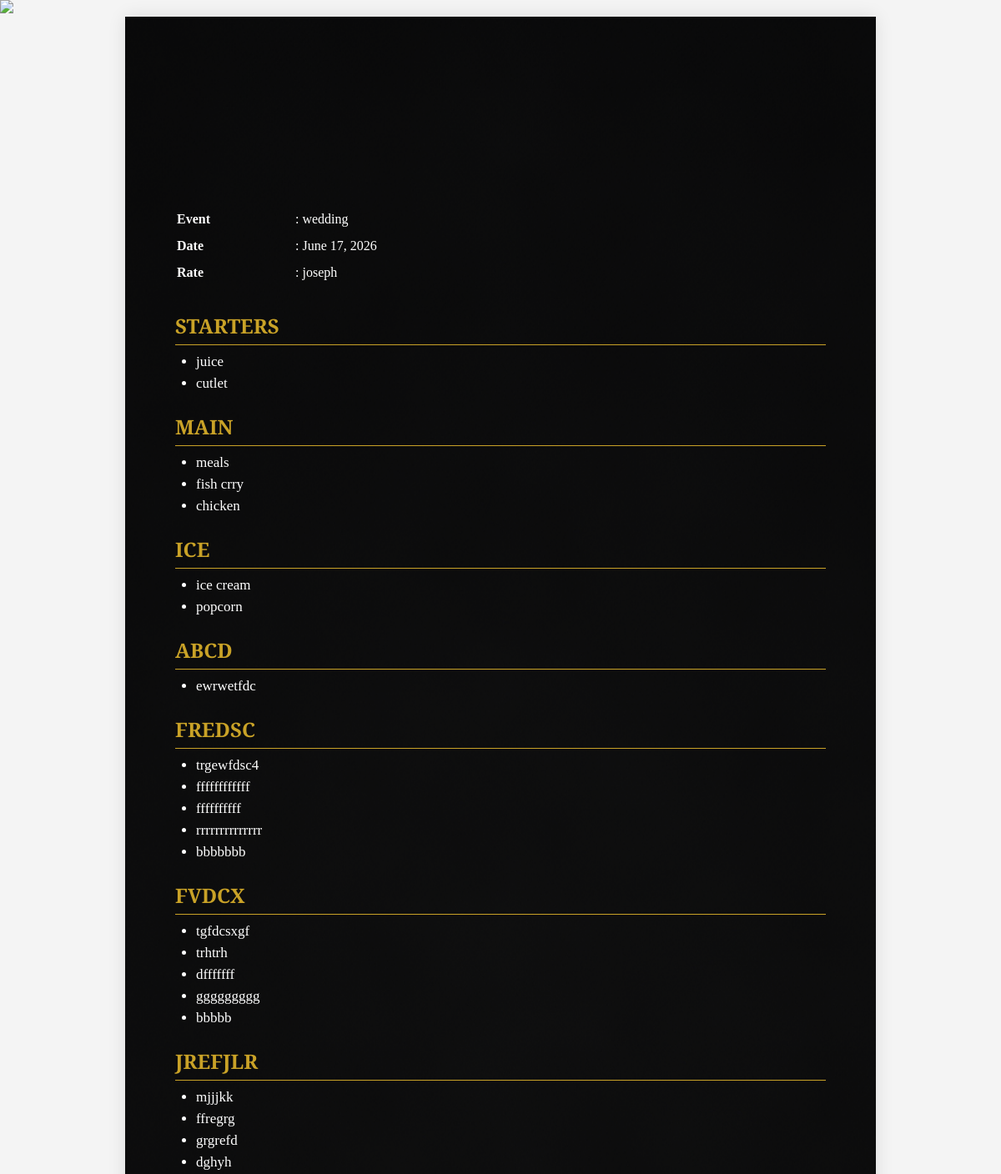
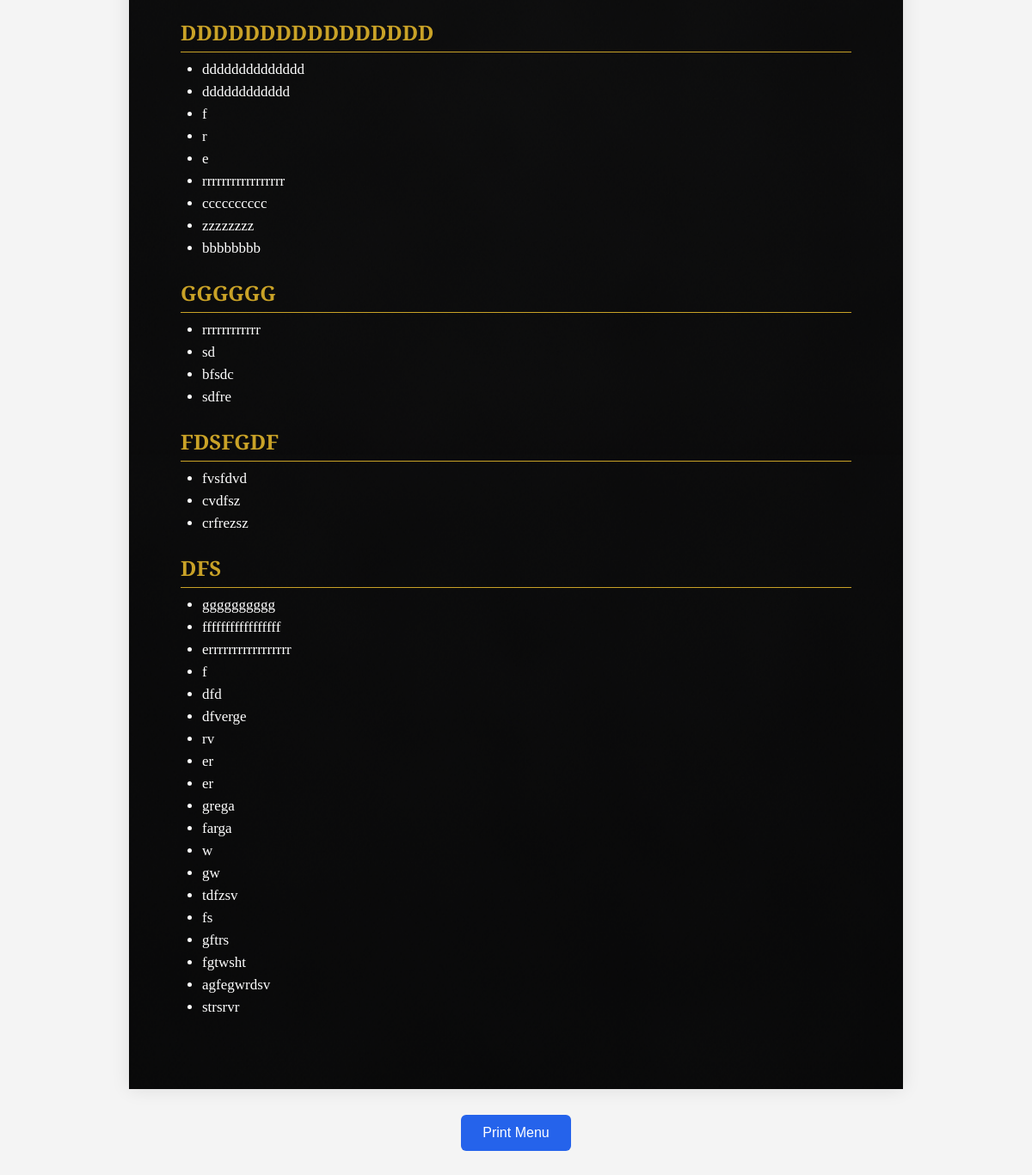
Screenshot of /print/2/ with the database file from the repository (2 pictures, top to bottom).
### orders/models.py (models this page shows, shortened)
class MenuOrder(models.Model):
    customer_name = models.CharField(max_length=100)
    event_name = models.CharField(max_length=100, blank=True)
    event_date = models.DateField()
    created_at = models.DateTimeField(auto_now_add=True)

class MenuSection(models.Model):
    order = models.ForeignKey(
        MenuOrder,
        on_delete=models.CASCADE,
        related_name='sections'
    )
    category = models.CharField(max_length=100)
    items = models.TextField()
    def get_items(self):
        return [
            item.strip()
            for item in self.items.splitlines()
            if item.strip()
        ]

### orders/views.py (the view)
# urls.py: path('print/<int:pk>/', views.print_order, name='print_order'),
def print_order(request, pk):
    order = get_object_or_404(MenuOrder, pk=pk)
    return render(
        request,
        "print_order.html",
        {"order": order}
    )

### templates/print_order.html (shortened to what this page needs)
{% load static %}
<!DOCTYPE html>
<html lang="en">
<head>
</head>
<body>
<div class="page">
    <div class="watermark">
        <img src="{% static 'images/f2.png' %}">
    </div>
    <div class="content">
        <table class="print-matrix">
            <thead class="matrix-header">
                <tr>
                    <td>
                    </td>
                </tr>
            </thead>
            <tbody class="matrix-body">
                <tr>
                    <td class="matrix-cell">
                        <div class="menu">
                            <div class="details">
                                <table>
                                    <tr>
                                        <td><strong>Event</strong></td>
                                        <td>: {{ order.event_name }}</td>
                                    </tr>
                                    <tr>
                                        <td><strong>Date</strong></td>
                                        <td>: {{ order.event_date }}</td>
                                    </tr>
                                     <tr>
                                        <td width="140"><strong>Rate</strong></td>
                                        <td>: {{ order.customer_name }}</td>
                                    </tr>
                                </table>
                            </div>
                            {% for section in order.sections.all %}
                            <div class="section">
                                <div class="section-title">
                                    {{ section.category }}
                                </div>
                                <ul>
                                    {% for item in section.get_items %}
                                    <li>{{ item }}</li>
                                    {% endfor %}
                                </ul>
                            </div>
                            {% endfor %}
                        </div>
                    </td>
                </tr>
            </tbody>
        </table>
    </div>
</div>
<div class="print-button">
<button class="print-btn" onclick="window.print()">Print Menu</button>
</div>
</body>
</html>

### rows the page displays
MenuOrder: event_name "wedding", event_date "June 17, 2026", customer_name "joseph"
MenuSection: category "STARTERS", get_items "juice" "cutlet"
MenuSection: category "MAIN", get_items "meals" "fish crry" "chicken"
MenuSection: category "ICE", get_items "ice cream" "popcorn"
MenuSection: category "ABCD", get_items "ewrwetfdc"
MenuSection: category "FREDSC", get_items "trgewfdsc4" "ffffffffffff" "ffffffffff" "rrrrrrrrrrrrrr" "bbbbbbb"
MenuSection: category "FVDCX", get_items "tgfdcsxgf" "trhtrh" "dfffffff" "ggggggggg" "bbbbb"
MenuSection: category "JREFJLR", get_items "mjjjkk" "ffregrg" "grgrefd" "dghyh"
MenuSection: category "DDDDDDDDDDDDDDDD", get_items "dddddddddddddd" "dddddddddddd" "f" "r" "e" "rrrrrrrrrrrrrrrrr" "cccccccccc" "zzzzzzzz" "bbbbbbbb"
MenuSection: category "GGGGGG", get_items "rrrrrrrrrrrr" "sd" "bfsdc" "sdfre"
MenuSection: category "FDSFGDF", get_items "fvsfdvd" "cvdfsz" "crfrezsz"
MenuSection: category "DFS", get_items "gggggggggg" "fffffffffffffffff" "errrrrrrrrrrrrrrrr" "f" "dfd" "dfverge" "rv" "er" "er" "grega" "farga" "w" "gw" "tdfzsv" "fs" "gftrs" "fgtwsht" "agfegwrdsv" "strsrvr"
